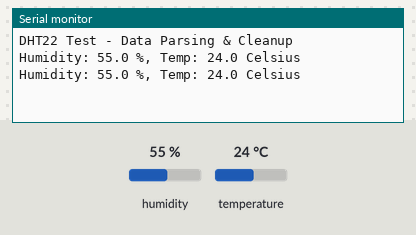
A sketch run on a simulated Arduino Uno, built with avr-gcc and run on an emulated ATmega328P. Parts: the last lines printed to the serial monitor. The inputs (shaded band) are chosen by the test bench; at power-on: humidity 55 %, temperature 24 °C.

Above: at 4.8 s.
4.9 s: humidity set to 22 %
At 6.6 s:
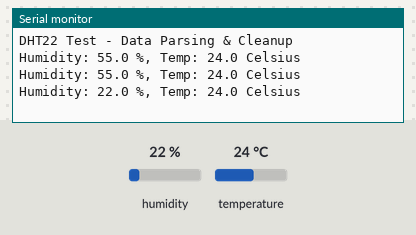
7.9 s: temperature set to 12 °C
At 8.3 s:
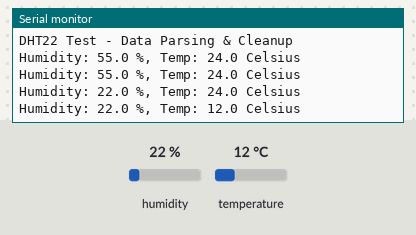
10.9 s: humidity set to 40 %
At 13.0 s:
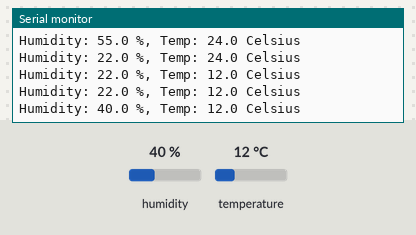
Timing chart, 0 to 14.5 s (numbered marks = the images above; inputs shaded):
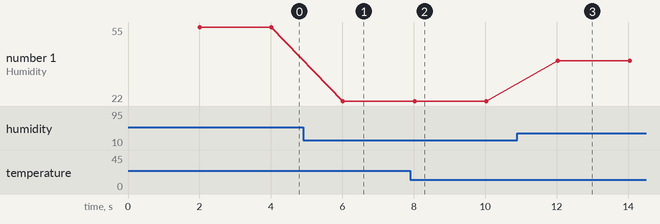

Measured:
- after the input at 4.9 s, the serial monitor: prints a new line after 1.1 s (image 1)
- after the input at 7.9 s, the serial monitor: prints a new line after 0.12 s (image 2)
- after the input at 10.9 s, the serial monitor: prints a new line after 1.1 s (image 3)
- plotted number 1: 55 → 22 after the input at 4.9 s, 22 → 40 after the input at 10.9 s

The sketch:

DHT11.ino
```cpp
/*
--------------------------------------------------------------------
Project: Automated Greenhouse Climate Controller
--------------------------------------------------------------------
File: DHT11.ino
--------------------------------------------------------------------
Description: This prototype demonstrates how to parse and clean
the data received from the DHT sensor, formatting it for clear
and reliable use. This completes task 1.6.
--------------------------------------------------------------------
Authors:
- Lucio Emiliano Ruiz Sepulveda
- Rodrigo Samuel Bernal Moreno
- Enrique Alfonso Gracian Castro
- Jesus Perez Rodriguez
--------------------------------------------------------------------
Last modification: September 25, 2025
--------------------------------------------------------------------
*/

// Libraries
#include <DHT.h>

// Constants
#define DHTPIN 2      // Pin where the sensor is connected
#define DHTTYPE DHT22 // Sensor Type
DHT dht(DHTPIN, DHTTYPE);

void setup() {
  Serial.begin(9600);
  Serial.println("DHT22 Test - Data Parsing & Cleanup");
  dht.begin();
}

void loop() {
  delay(2000);

  // --- 1. Parsing ---
  float humidity_raw = dht.readHumidity();
  float temperature_raw = dht.readTemperature(); // in Celsius

  // Check if any reads failed and exit early (to try again).
  if (isnan(humidity_raw) || isnan(temperature_raw)) {
    Serial.println("Failed to read from DHT sensor!");
    return;
  }

  // --- 2. Cleanup ---
  String humidity_clean = String(humidity_raw, 1);
  String temperature_clean = String(temperature_raw, 1);

  // --- 3. Using the Clean Data ---
  Serial.print("Humidity: ");
  Serial.print(humidity_clean); // Print the clean string
  Serial.print(" %");           // Add units

  Serial.print(", Temp: ");
  Serial.print(temperature_clean); // Print the clean string
  Serial.print(" Celsius");        // Add units
  Serial.println();
}
```
